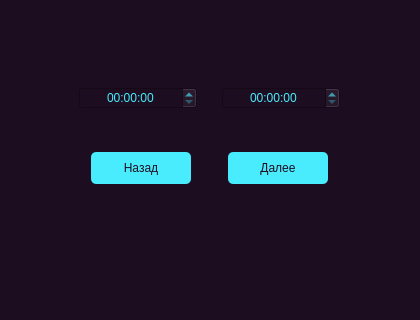
<?xml version="1.0" encoding="UTF-8"?>
<ui version="4.0">
 <class>TimeScreen</class>
 <widget class="QDialog" name="TimeScreen">
  <property name="geometry">
   <rect>
    <x>0</x>
    <y>0</y>
    <width>420</width>
    <height>320</height>
   </rect>
  </property>
  <property name="minimumSize">
   <size>
    <width>420</width>
    <height>320</height>
   </size>
  </property>
  <property name="maximumSize">
   <size>
    <width>420</width>
    <height>320</height>
   </size>
  </property>
  <property name="windowTitle">
   <string>Dialog</string>
  </property>
  <property name="styleSheet">
   <string notr="true">background-color: rgb(29, 13, 32);</string>
  </property>
  <widget class="QWidget" name="verticalLayoutWidget">
   <property name="geometry">
    <rect>
     <x>60</x>
     <y>50</y>
     <width>301</width>
     <height>171</height>
    </rect>
   </property>
   <layout class="QVBoxLayout" name="verticalLayout">
    <item>
     <layout class="QHBoxLayout" name="horizontalLayout">
      <item>
       <widget class="QTimeEdit" name="startTimeEdit">
        <property name="minimumSize">
         <size>
          <width>118</width>
          <height>22</height>
         </size>
        </property>
        <property name="maximumSize">
         <size>
          <width>118</width>
          <height>22</height>
         </size>
        </property>
        <property name="styleSheet">
         <string notr="true">QTimeEdit{
	color: rgb(73, 236, 253);
	selection-background-color: rgb(73, 236, 253);
	selection-color: rgb(29, 13, 32);
}</string>
        </property>
        <property name="alignment">
         <set>Qt::AlignmentFlag::AlignCenter</set>
        </property>
       </widget>
      </item>
      <item>
       <widget class="QTimeEdit" name="endTimeEdit">
        <property name="minimumSize">
         <size>
          <width>118</width>
          <height>22</height>
         </size>
        </property>
        <property name="maximumSize">
         <size>
          <width>118</width>
          <height>22</height>
         </size>
        </property>
        <property name="styleSheet">
         <string notr="true">QTimeEdit{
	color: rgb(73, 236, 253);
	selection-background-color: rgb(73, 236, 253);
	selection-color: rgb(29, 13, 32);
}</string>
        </property>
        <property name="alignment">
         <set>Qt::AlignmentFlag::AlignCenter</set>
        </property>
       </widget>
      </item>
     </layout>
    </item>
    <item>
     <layout class="QHBoxLayout" name="horizontalLayout_2">
      <item>
       <widget class="QPushButton" name="backButton">
        <property name="minimumSize">
         <size>
          <width>100</width>
          <height>32</height>
         </size>
        </property>
        <property name="maximumSize">
         <size>
          <width>100</width>
          <height>32</height>
         </size>
        </property>
        <property name="styleSheet">
         <string notr="true">background-color: rgb(73, 236, 253);
color: rgb(29, 13, 32);
border-radius: 5px;</string>
        </property>
        <property name="text">
         <string>Назад</string>
        </property>
       </widget>
      </item>
      <item>
       <widget class="QPushButton" name="nextButton">
        <property name="minimumSize">
         <size>
          <width>100</width>
          <height>32</height>
         </size>
        </property>
        <property name="maximumSize">
         <size>
          <width>100</width>
          <height>32</height>
         </size>
        </property>
        <property name="styleSheet">
         <string notr="true">background-color: rgb(73, 236, 253);
color: rgb(29, 13, 32);
border-radius: 5px;</string>
        </property>
        <property name="text">
         <string>Далее</string>
        </property>
       </widget>
      </item>
     </layout>
    </item>
   </layout>
  </widget>
 </widget>
 <resources/>
 <connections/>
</ui>
